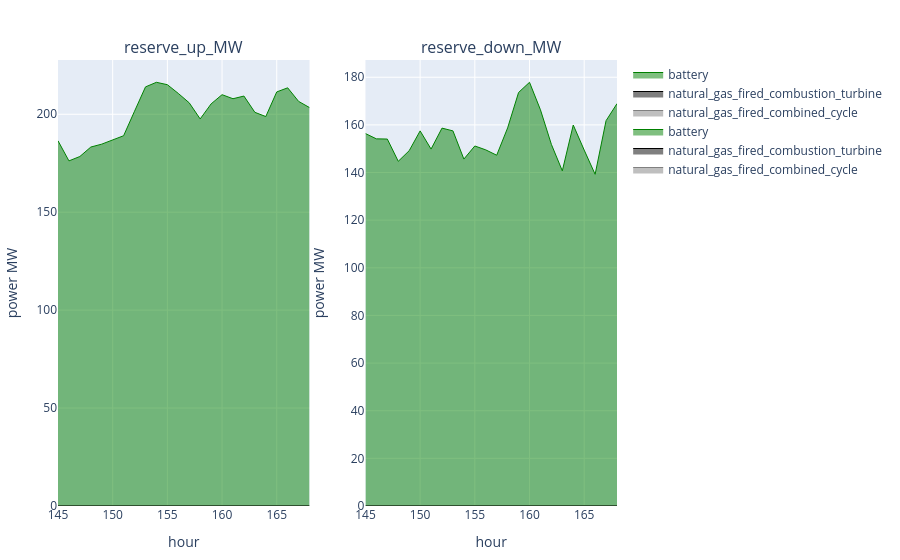

The notebook cell saved with this chart:
### Code cell
if !dissagregate_by_battery
    p2 = plot_reserve(reserve_uc)
else
    p1 = plot_reserve_by_fieldy(s_uc.reserve[(s_uc.reserve.configuration .== config_) .&  (s_uc.reserve.day .== day_) .&  (s_uc.reserve.resource .== "battery"),:], :reserve_up_MW, :r_id)
    p2 = plot_reserve_by_fieldy(s_uc.reserve[(s_uc.reserve.configuration .== config_) .&  (s_uc.reserve.day .== day_) .&  (s_uc.reserve.resource .== "battery"),:], :reserve_down_MW, :r_id)
    [p1 p2]
end

### Figure 1 — Plotly figure (JSON) as saved in the notebook; plotly's stock layout.template omitted (floating-point values rounded to 4 significant figures; data arrays with more than 128 entries replaced by an {"elided": "..."} marker saying what was removed)
{"data": [{"line": {"color": "grey", "shape": "line", "width": 1}, "mode": "lines", "name": "natural_gas_fired_combined_cycle", "stackgroup": 1, "type": "scatter", "x": {"elided": "336 int values"}, "xaxis": "x1", "y": {"elided": "336 int values"}, "yaxis": "y1"}, {"line": {"color": "black", "shape": "line", "width": 1}, "mode": "lines", "name": "natural_gas_fired_combustion_turbine", "stackgroup": 1, "type": "scatter", "x": {"elided": "336 int values"}, "xaxis": "x1", "y": {"elided": "336 int values"}, "yaxis": "y1"}, {"line": {"color": "green", "shape": "line", "width": 1}, "mode": "lines", "name": "battery", "stackgroup": 1, "type": "scatter", "x": {"elided": "336 int values"}, "xaxis": "x1", "y": {"elided": "336 float values"}, "yaxis": "y1"}, {"line": {"color": "grey", "shape": "line", "width": 1}, "mode": "lines", "name": "natural_gas_fired_combined_cycle", "stackgroup": 1, "type": "scatter", "x": {"elided": "336 int values"}, "xaxis": "x2", "y": {"elided": "336 int values"}, "yaxis": "y2"}, {"line": {"color": "black", "shape": "line", "width": 1}, "mode": "lines", "name": "natural_gas_fired_combustion_turbine", "stackgroup": 1, "type": "scatter", "x": {"elided": "336 int values"}, "xaxis": "x2", "y": {"elided": "336 int values"}, "yaxis": "y2"}, {"line": {"color": "green", "shape": "line", "width": 1}, "mode": "lines", "name": "battery", "stackgroup": 1, "type": "scatter", "x": {"elided": "336 int values"}, "xaxis": "x2", "y": {"elided": "336 float values"}, "yaxis": "y2"}], "layout": {"annotations": [{"font": {"size": 16}, "showarrow": false, "text": "reserve_up_MW", "x": 0.225, "xanchor": "center", "xref": "paper", "y": 1, "yanchor": "bottom", "yref": "paper"}, {"font": {"size": 16}, "showarrow": false, "text": "reserve_down_MW", "x": 0.775, "xanchor": "center", "xref": "paper", "y": 1, "yanchor": "bottom", "yref": "paper"}], "margin": {"b": 50, "l": 50, "r": 50, "t": 60}, "xaxis1": {"anchor": "y1", "domain": [0, 0.45], "title": {"text": "hour"}}, "xaxis2": {"anchor": "y2", "domain": [0.55, 1], "title": {"text": "hour"}}, "yaxis1": {"anchor": "x1", "domain": [0, 1], "title": {"text": "power MW"}}, "yaxis2": {"anchor": "x2", "domain": [0, 1], "title": {"text": "power MW"}}}}
